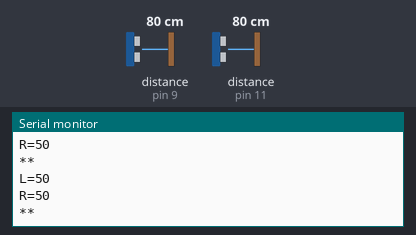
Bench run of a sketch on a simulated Arduino Uno, built with avr-gcc and run on an emulated ATmega328P. Shown: the last lines printed to the serial monitor. Wiring (inferred from the names in the program): 2 × ultrasonic range finder: trigger pin 10, echo pin 9 / trigger pin 12, echo pin 11. Inputs (shaded band) come from the test bench; at power-on: distance to the obstacle (sensors on pin 9, pin 11) 80 cm. The echo pulse lasts 58.3 µs per cm.

Above: at 1.2 s.
1.3 s: distance to the obstacle (sensor on pin 9) set to 53 cm
2.8 s: distance to the obstacle (sensor on pin 9) set to 46 cm
At 3.21 s:
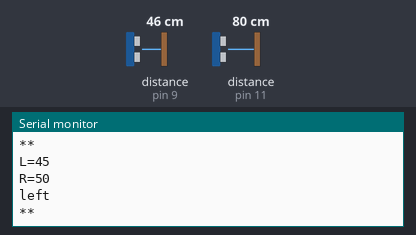
4.7 s: distance to the obstacle (sensor on pin 11) set to 54 cm
6.2 s: distance to the obstacle (sensor on pin 11) set to 48 cm
At 7.1 s:
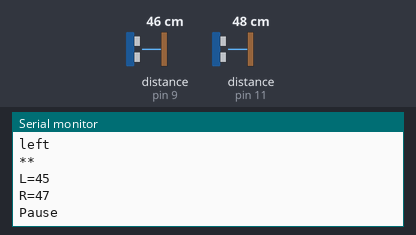

Measured:
- the behaviour switches between 51 and 50 cm on distance to the obstacle (sensor on pin 11) (found by bisection; images 1 and 2)
- after the input at 2.8 s, the serial monitor: prints a new line after 0.15 s (image 1)
- after the input at 6.2 s, the serial monitor: prints a new line after 0.14 s (image 2)

The sketch:

arduino_code_video_control.ino
```cpp
// arduino code for video controller


const int trigger1 = 10; //Trigger pin of 1st Sensor
const int echo1 = 9; //Echo pin of 1st Sensor
const int trigger2 = 12; //Trigger pin of 2nd Sensor
const int echo2 =11;//Echo pin of 2nd Sensor
long time_taken;
int dist,distance_L,distance_R;
int flag=0;

void setup()
{
  Serial.begin(9600);
  pinMode(trigger1, OUTPUT);
  pinMode(echo1, INPUT);
  pinMode(trigger2, OUTPUT);
  pinMode(echo2, INPUT);
}
void calculate_distance(int trigger, int echo)
{
  digitalWrite(trigger, LOW);
  delayMicroseconds(2);
  digitalWrite(trigger, HIGH);
  delayMicroseconds(10);
  digitalWrite(trigger, LOW);
  time_taken = pulseIn(echo, HIGH);
  dist= time_taken*0.034/2;
  if (dist>50)
    dist = 50;
}
void loop()
{ //infinite loopy
    calculate_distance(trigger1,echo1);
    distance_L =dist;
    calculate_distance(trigger2,echo2);
    distance_R =dist;
    Serial.print("L=");
    Serial.println(distance_L);
    Serial.print("R=");
    Serial.println(distance_R);
    if ((distance_L<50 && distance_R<50))
    {

        Serial.println("Pause");
        delay(1000);
      //Serial.println(flag);
    }
    else if(distance_L==50 && distance_R<50)
    {
      Serial.println("right");
      delay(100);
    }
    else if(distance_L<50 && distance_R==50)
    {
      Serial.println("left");
      delay(100);
    }
    Serial.println("**");
    delay(200);

}
```
